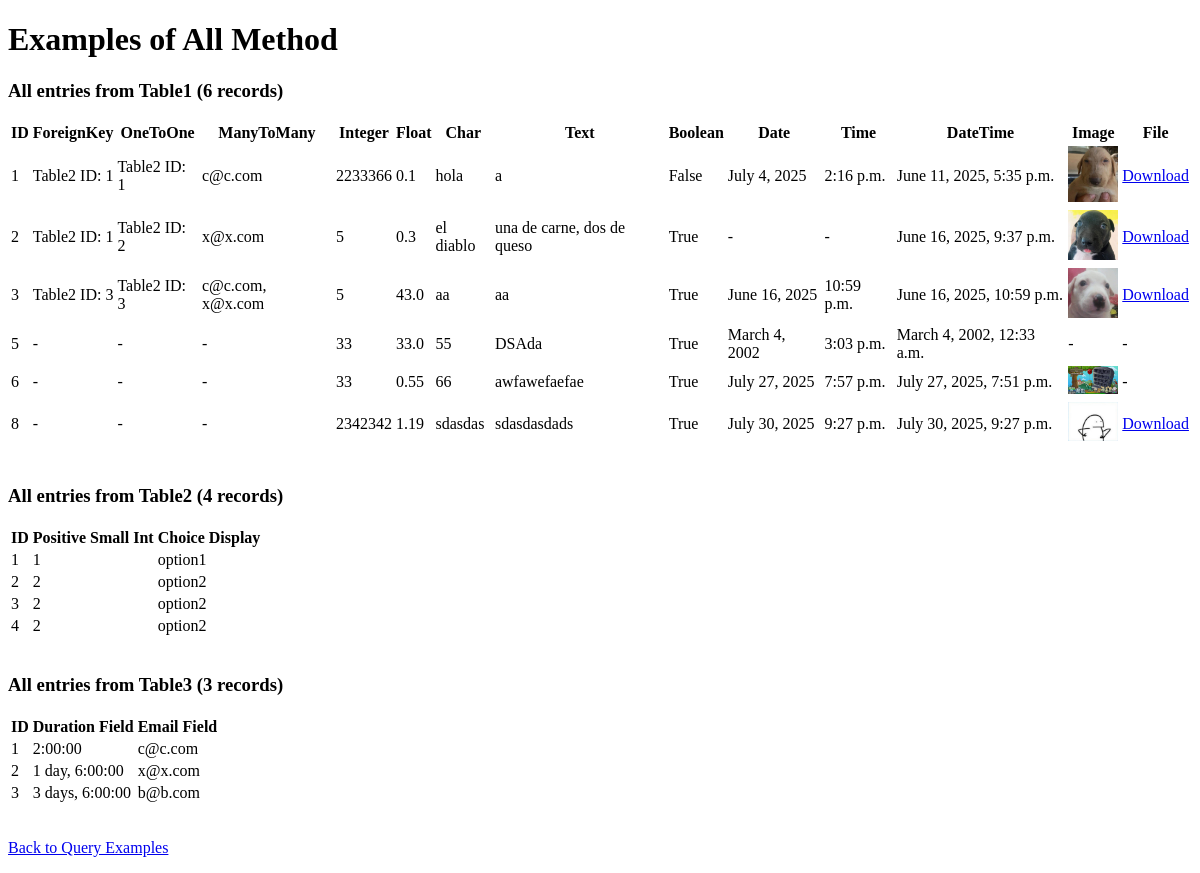
Page /all_example on the earlier database version.
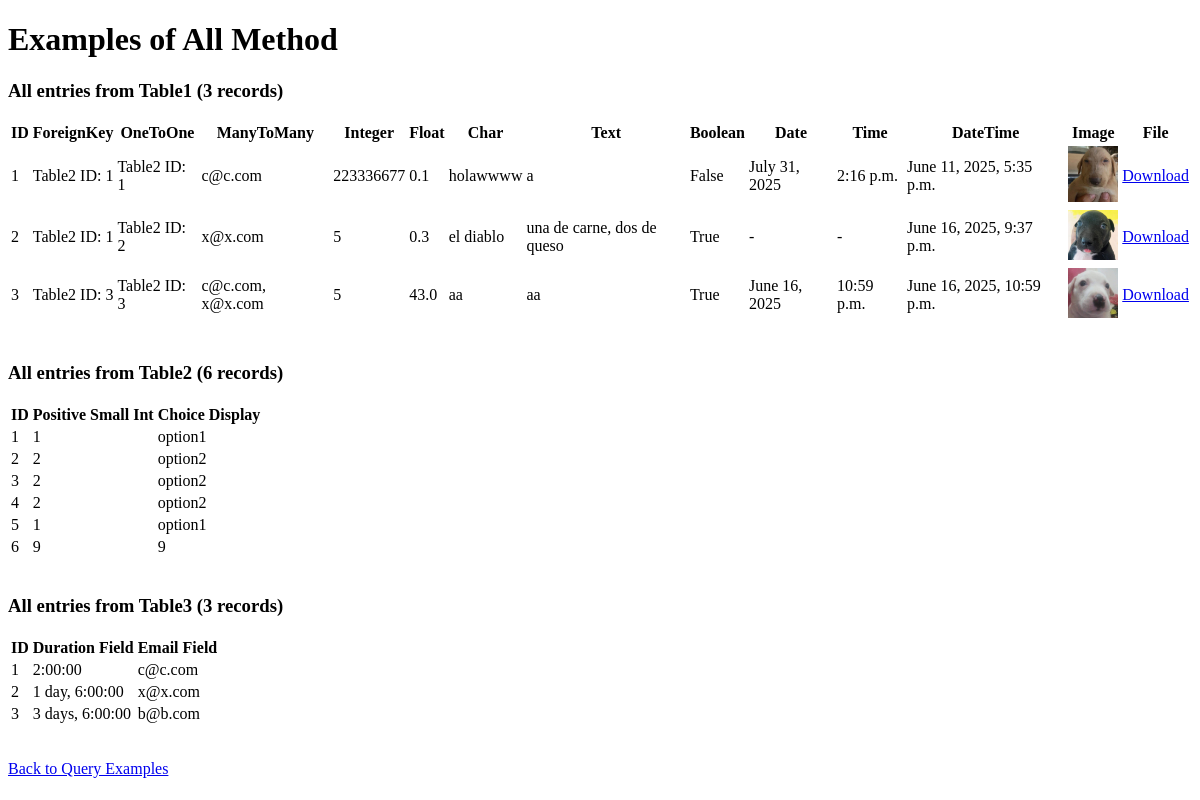
Same page on the later database version.
### rest_basic/models.py (models this page shows, shortened)
class Table1(models.Model):
    foreign_key = models.ForeignKey(Table2, on_delete=models.CASCADE, related_name='table1_foreign', null=True, blank=True)
    one_to_one = models.OneToOneField(Table2, on_delete=models.CASCADE, related_name='table1_one', null=True, blank=True)
    many_to_many = models.ManyToManyField(Table3, related_name='table1_many', blank=True)
    integer_field = models.IntegerField(null=True, blank=True)      # Integer value (optional)
    float_field = models.FloatField(null=True, blank=True)          # Floating point number
    char_field = models.CharField(max_length=15)                    # Short text with max length
    text_field= models.TextField(blank=True)                        # Long text (optional)
    boolean_field = models.BooleanField(default=False)              # True or False
    date_field = models.DateField(null=True, blank=True)           # Date only
    time_field = models.TimeField(null=True, blank=True)           # Time only
    datetime_field = models.DateTimeField(null=True, blank=True)   # Full date and time
    image_field = models.ImageField(upload_to='images/', null=True, blank=True)  # For image files
    file_field = models.FileField(upload_to='files/', null=True, blank=True)     # For general files

class Table2(models.Model):
    CHOICES = (
        (1, 'option1'),
        (2, 'option2'),
    )
    positive_small_int = models.PositiveSmallIntegerField(choices=CHOICES, default=1)
    def __str__(self):
        return f"Table2 ID: {self.id}"

class Table3(models.Model):
    duration_field = models.DurationField()
    email_field = models.EmailField(max_length=254, unique=True)

### rest_basic/views.py (the view)
# urls.py: path('all_example', views.all_example, name='all_example'),
def all_example(request):
    all_table1 = Table1.objects.all()
    all_table2 = Table2.objects.all()
    all_table3 = Table3.objects.all()
    context = {
        'type': 'All',
        'table1_data': all_table1,
        'table2_data': all_table2,
        'table3_data': all_table3,
        'table1_count': all_table1.count(),
        'table2_count': all_table2.count(),
        'table3_count': all_table3.count(),
    }
    return render(request, 'all_queries.html', context)

### rest_basic/templates/all_queries.html
{% extends "base.html" %}
{% block body %}
<h1>Examples of {{ type }} Method</h1>
<h3>All entries from Table1 ({{ table1_count }} records)</h3>
{% if table1_data %}
<table>
    <thead>
        <tr>
            <th>ID</th>
            <th>ForeignKey</th>
            <th>OneToOne</th>
            <th>ManyToMany</th>
            <th>Integer</th>
            <th>Float</th>
            <th>Char</th>
            <th>Text</th>
            <th>Boolean</th>
            <th>Date</th>
            <th>Time</th>
            <th>DateTime</th>
            <th>Image</th>
            <th>File</th>
        </tr>
    </thead>
    <tbody>
        {% for entry in table1_data %}
        <tr>
            <td>{{ entry.id }}</td>
            <td>{{ entry.foreign_key|default:"-" }}</td>
            <td>{{ entry.one_to_one|default:"-" }}</td>
            <td>
                {% for m in entry.many_to_many.all %}
                    {{ m.email_field }}{% if not forloop.last %}, {% endif %}
                {% empty %}
                    -
                {% endfor %}
            </td>
            <td>{{ entry.integer_field|default:"-" }}</td>
            <td>{{ entry.float_field|default:"-" }}</td>
            <td>{{ entry.char_field|default:"-" }}</td>
            <td>{{ entry.text_field|default:"-" }}</td>
            <td>{{ entry.boolean_field }}</td>
            <td>{{ entry.date_field|default:"-" }}</td>
            <td>{{ entry.time_field|default:"-" }}</td>
            <td>{{ entry.datetime_field|default:"-" }}</td>
            <td>
                {% if entry.image_field %}
                    <img src="{{ entry.image_field.url }}" alt="img" width="50">
                {% else %}
                    -
                {% endif %}
            </td>
            <td>
                {% if entry.file_field %}
                    <a href="{{ entry.file_field.url }}">Download</a>
                {% else %}
                    -
                {% endif %}
            </td>
        </tr>
        {% endfor %}
    </tbody>
</table>
{% else %}
<p>No records found in Table1.</p>
{% endif %}
<br>
<h3>All entries from Table2 ({{ table2_count }} records)</h3>
{% if table2_data %}
<table>
    <thead>
        <tr>
            <th>ID</th>
            <th>Positive Small Int</th>
            <th>Choice Display</th>
        </tr>
    </thead>
    <tbody>
        {% for entry in table2_data %}
        <tr>
            <td>{{ entry.id }}</td>
            <td>{{ entry.positive_small_int }}</td>
            <td>{{ entry.get_positive_small_int_display }}</td>
        </tr>
        {% endfor %}
    </tbody>
</table>
{% else %}
<p>No records found in Table2.</p>
{% endif %}
<br>
<h3>All entries from Table3 ({{ table3_count }} records)</h3>
{% if table3_data %}
<table>
    <thead>
        <tr>
            <th>ID</th>
            <th>Duration Field</th>
            <th>Email Field</th>
        </tr>
    </thead>
    <tbody>
        {% for entry in table3_data %}
        <tr>
            <td>{{ entry.id }}</td>
            <td>{{ entry.duration_field }}</td>
            <td>{{ entry.email_field }}</td>
        </tr>
        {% endfor %}
    </tbody>
</table>
{% else %}
<p>No records found in Table3.</p>
{% endif %}
<br>
<p><a href="{% url 'making_queries' %}">Back to Query Examples</a></p>
{% endblock %}

Differences in the rows shown:
removed Table1: id "5", foreign_key "-", one_to_one "-", integer_field "33", float_field "33.0", char_field "55", text_field "DSAda", boolean_field "True", date_field "March 4, 2002", time_field "3:03 p.m.", datetime_field "March 4, 2002, 12:33 a.m."
removed Table1: id "6", foreign_key "-", one_to_one "-", integer_field "33", float_field "0.55", char_field "66", text_field "awfawefaefae", boolean_field "True", date_field "July 27, 2025", time_field "7:57 p.m.", datetime_field "July 27, 2025, 7:51 p.m.", image_field (picture)
removed Table1: id "8", foreign_key "-", one_to_one "-", integer_field "2342342", float_field "1.19", char_field "sdasdas", text_field "sdasdasdads", boolean_field "True", date_field "July 30, 2025", time_field "9:27 p.m.", datetime_field "July 30, 2025, 9:27 p.m.", image_field (picture)
changed Table1 "False": integer_field "2233366" → "223336677"; char_field "hola" → "holawwww"; date_field "July 4, 2025" → "July 31, 2025"
added Table2: id "5", positive_small_int "1", positive_small_int "option1"
added Table2: id "6", positive_small_int "9"
Other differences:
{{ table1_count }}: "6" → "3"
{{ table2_count }}: "4" → "6"
